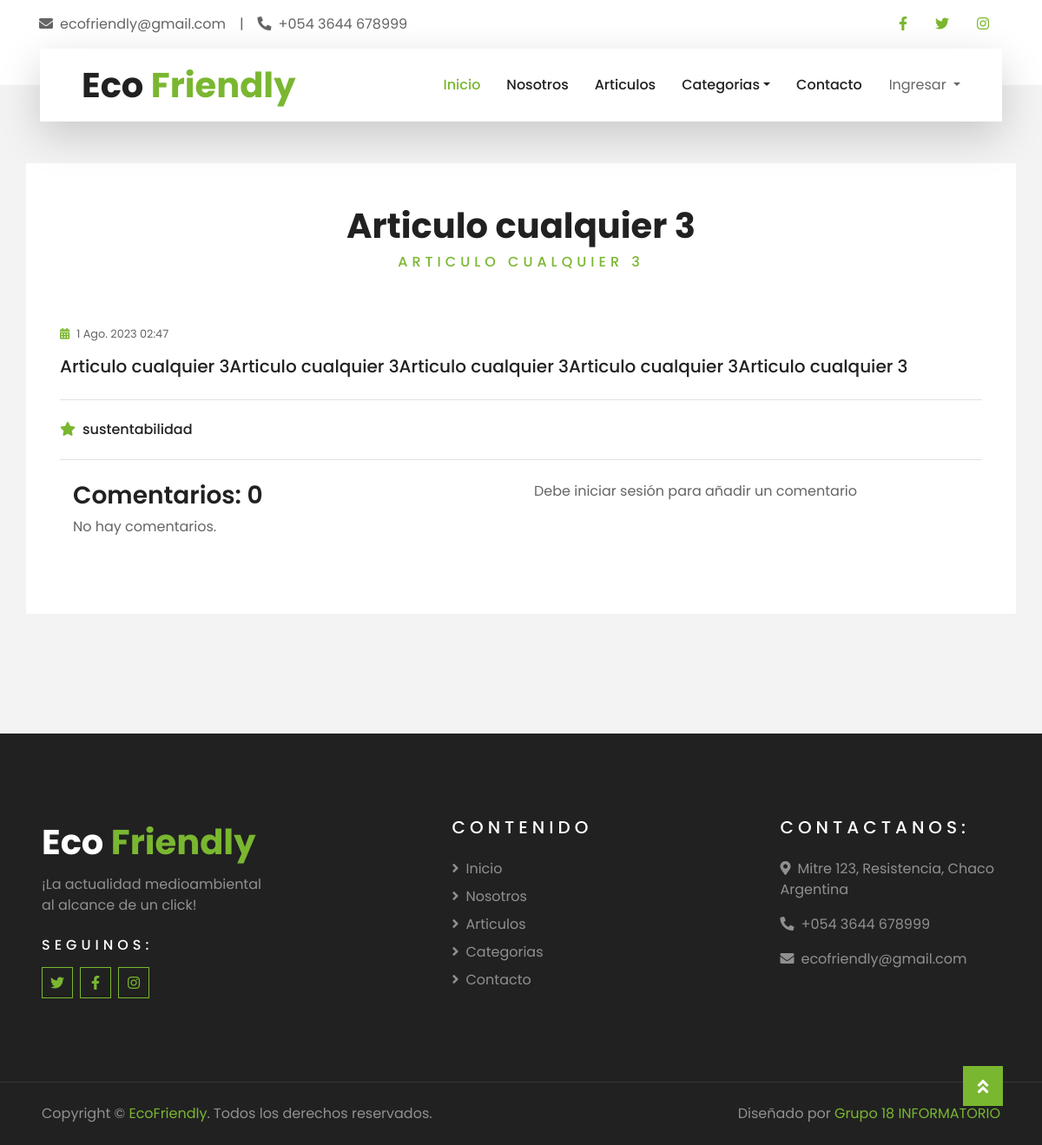
Page /posts/posts/4/ on the earlier database version.
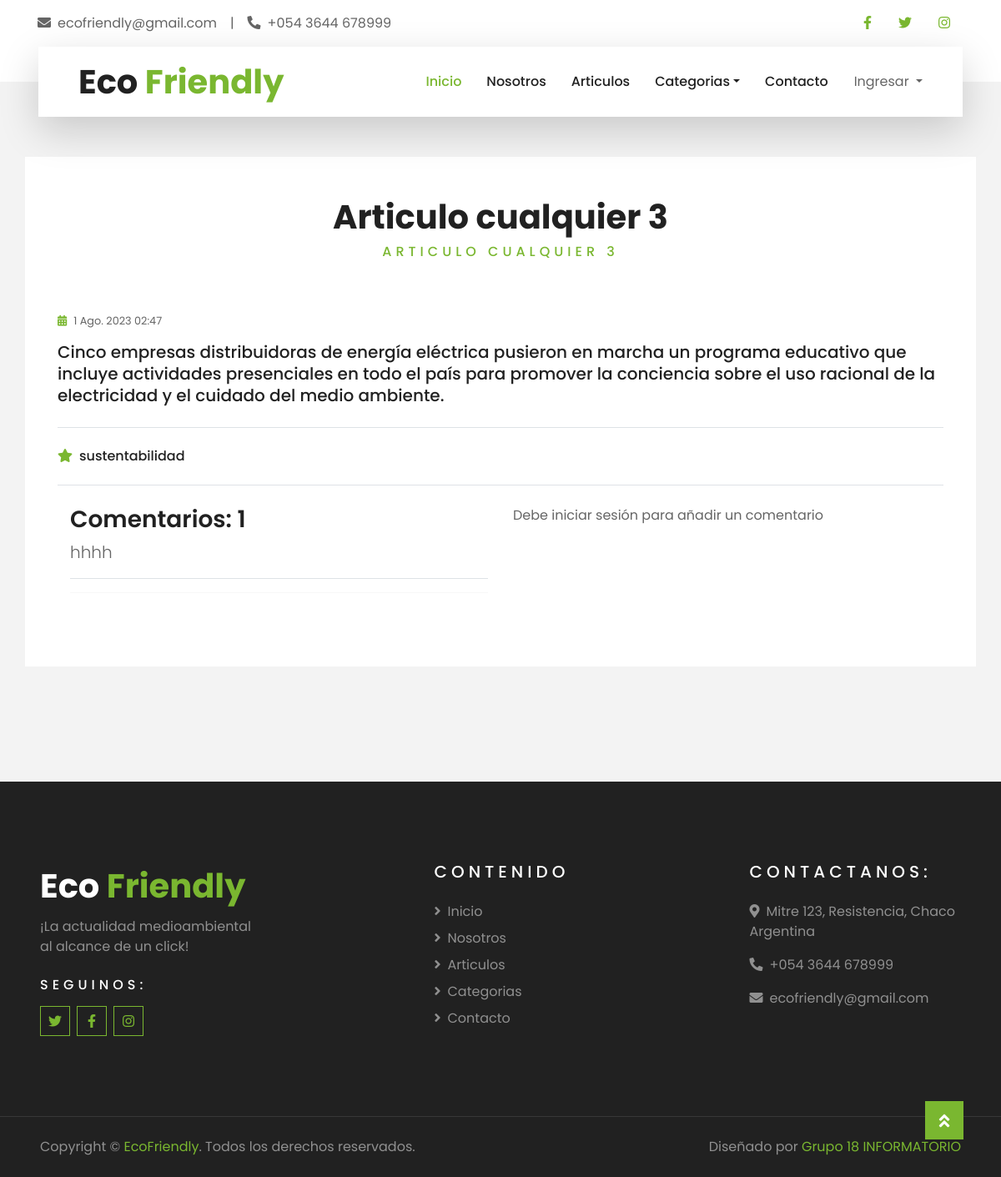
Same page on the later database version.
### apps/posts/models.py (models this page shows, shortened)
class Post(models.Model):
    titulo = models.CharField(max_length=50,null=False)
    subtitulo = models.CharField(max_length=100,null =False, blank=True)
    fecha = models.DateTimeField(auto_now_add=True)
    texto = models.TextField(null=False)
    activo = models.BooleanField(default=True)
    categoria = models.ForeignKey(Categoria, on_delete=models.SET_NULL, null=True, default='Sin categoria')
    imagen = models.ImageField(null=True, blank=True, upload_to='media', default='static/post_default.png')
    publicado = models.DateTimeField(default=timezone.now)
    autor = models.ForeignKey('usuarios.Usuario', null=True, on_delete=models.SET_NULL)
    class Meta:
        ordering = ('-publicado',)

class Categoria(models.Model):
    nombre =  models.CharField('Nombre', max_length=50, null=False)
    def __str__(self):
        return self.nombre

class Comment(models.Model):
    articulo = models.ForeignKey(Post, on_delete=models.CASCADE, related_name='comments')
    author = models.ForeignKey(settings.AUTH_USER_MODEL, on_delete=models.CASCADE, related_name='comments')
    text = models.TextField()
    created_at = models.DateTimeField(auto_now_add=True)

### apps/posts/views.py (the view)
# urls.py: path('posts/<int:id>/', PostDetailView.as_view(), name='post_individual'),
class PostDetailView(DetailView):
    model = Post
    template_name = 'posts/post_individual.html'
    context_object_name = 'post'
    pk_url_kwarg = 'id'
    queryset = Post.objects.all()
    def get_context_data(self, **kwargs):
        context = super().get_context_data(**kwargs)
        context["form"] = CommentForm()
        return context

### templates/posts/post_individual.html (shortened to what this page needs)
{% extends 'base.html' %}
{% load static %}
{% load crispy_forms_tags %}
{% block contenido %}
<div class="container-fluid py-5">
    <div class="container bg-white pt-5 pb-3">
        <div class="text-center mb-3 pb-3">
            <h1>{{post.titulo}}</h1>
            <h6 class="text-primary text-uppercase" style="letter-spacing: 5px;">{{post.subtitulo}}</h6>
        </div>
        <div class="row">
            <div class="col mb-4">
                <div class="mb-2">
                    <div class="p-4">
                        <div class="d-flex justify-content-between mb-3">
                            <small class="m-0"><i
                                    class="fa fa-calendar-alt text-primary mr-2"></i>{{post.fecha}}</small>
                        </div>
                        <a class="h5 text-decoration-none" href="">{{post.texto}}</a>
                        <div class="border-top mt-4 pt-4">
                            <div class="d-flex justify-content-between">
                                <h6 class="m-0"><i class="fa fa-star text-primary mr-2"></i>{{post.categoria}}
                                </h6>
                            </div>
                        </div>
                        <div class="border-top mt-4 pt-4">
                            <div class="d-flex justify-content-between">
                                {% include 'posts/comentarios/listado.html' %}
                                {% include 'posts/comentarios/comentar.html'%}
                            </div>
                        </div>
                    </div>
                </div>
            </div>
        </div>
    </div>
</div>
{% endblock %}

### templates/base.html (shortened to what this page needs)
{% load static %}
<!doctype html>
<html lang="es-ar">
<head>
    <link href="https://cdn.jsdelivr.net/npm/bootstrap@5.2.1/dist/css/bootstrap.min.css" rel="stylesheet"
>
    <link href="https://cdnjs.cloudflare.com/ajax/libs/font-awesome/5.10.0/css/all.min.css" rel="stylesheet">
    <link href="{% static 'lib/owlcarousel/assets/owl.carousel.min.css' %}" rel="stylesheet">
    <link href="{% static 'lib/tempusdominus/css/tempusdominus-bootstrap-4.min.css' %}" rel="stylesheet">
    <link href="{% static 'css/style.css' %}" rel="stylesheet">
    <link
    rel="stylesheet"
    href="https://cdnjs.cloudflare.com/ajax/libs/animate.css/4.1.1/animate.min.css"
  />
  <link rel="stylesheet" href="https://cdn.jsdelivr.net/npm/bootstrap-icons@1.10.5/font/bootstrap-icons.css">
</head>
<body>
    <header>
        <div class="container-fluid bg-light pt-3 d-none d-lg-block">
            <div class="container">
                <div class="row">
                    <div class="col-lg-6 text-center text-lg-left mb-2 mb-lg-0">
                        <div class="d-inline-flex align-items-center">
                            <p><i class="fa fa-envelope mr-2"></i>ecofriendly@gmail.com</p>
                            <p class="text-body px-3">|</p>
                            <p><i class="fa fa-phone-alt mr-2"></i>+054 3644 678999</p>
                        </div>
                    </div>
                    <div class="col-lg-6 text-center text-lg-right">
                        <div class="d-inline-flex align-items-center">
                            <a class="text-primary px-3" href="">
                                <i class="fab fa-facebook-f"></i>
                            </a>
                            <a class="text-primary px-3" href="">
                                <i class="fab fa-twitter"></i>
                            </a>
                            <a class="text-primary px-3" href="">
                                <i class="fab fa-instagram"></i>
                            </a>
                        </div>
                    </div>
                </div>
            </div>
        </div>
        <nav class="container-fluid position-relative nav-bar p-0">
            <div class="container-lg position-relative p-0 px-lg-3" style="z-index: 9;">
                <nav class="navbar navbar-expand-lg bg-light navbar-light shadow-lg py-3 py-lg-0 pl-3 pl-lg-5">
                    <a href="" class="navbar-brand">
                        <h1 class="m-0 text-primary"><span class="text-dark">Eco </span>Friendly</h1>
                    </a>
                    <div class="collapse navbar-collapse justify-content-between px-3" id="navbarCollapse">
                        <div class="navbar-nav ml-auto py-0">
                            <a href="{% url 'index' %}" class="nav-item nav-link active">Inicio</a>
                            <a href="{% url 'nosotros' %}" class="nav-item nav-link">Nosotros</a>
                            <a href="{% url 'posts:posts' %}" class="nav-item nav-link">Articulos</a>
                            <div class="nav-item dropdown">
                                <a href="#" class="nav-link dropdown-toggle" data-toggle="dropdown" aria-expanded="false">Categorias</a>
                            </div>
                            <a href="{% url 'apps.contacto:contacto' %}" class="nav-item nav-link">Contacto</a>
                        </div>
                                <div class="nav-item dropdown">
                                    <a href="#" class="nav-link dropdown-toggle" data-toggle="dropdown" aria-expanded="false">
                                        Ingresar
                                    </a>
                    </div>
                </nav>
            </div>
        </nav>
    </header>
    <main>
        {% block contenido %}
        {% endblock %}
    </main>
    <footer>
        <div class="container-fluid bg-dark text-white-50 py-5 px-sm-3 px-lg-5" style="margin-top: 90px;">
            <div class="row pt-5">
                <div class="col-lg-5 col-md-6 mb-5">
                    <a href="" class="navbar-brand">
                        <h1 class="text-primary"><span class="text-white">Eco </span>Friendly</h1>
                    </a>
                    <p>¡La actualidad medioambiental <br> al alcance de un click!</p>
                    <h6 class="text-white text-uppercase mt-4 mb-3" style="letter-spacing: 5px;">Seguinos:</h6>
                    <div class="d-flex justify-content-start">
                        <a class="btn btn-outline-primary btn-square mr-2" href="#"><i class="fab fa-twitter"></i></a>
                        <a class="btn btn-outline-primary btn-square mr-2" href="#"><i class="fab fa-facebook-f"></i></a>
                        <a class="btn btn-outline-primary btn-square" href="#"><i class="fab fa-instagram"></i></a>
                    </div>
                </div>
                <div class="col-lg-4 col-md-6 mb-5">
                    <h5 class="text-white text-uppercase mb-4" style="letter-spacing: 5px;">Contenido</h5>
                    <div class="d-flex flex-column justify-content-start">
                        <a class="text-white-50 mb-2" href="#"><i class="fa fa-angle-right mr-2"></i>Inicio</a>
                        <a class="text-white-50 mb-2" href="{% url 'nosotros' %}"><i class="fa fa-angle-right mr-2"></i>Nosotros</a>
                        <a class="text-white-50 mb-2" href="#"><i class="fa fa-angle-right mr-2"></i>Articulos</a>
                        <a class="text-white-50 mb-2" href="#"><i class="fa fa-angle-right mr-2"></i>Categorias</a>
                        <a class="text-white-50 mb-2" href="#"><i class="fa fa-angle-right mr-2"></i>Contacto</a>
                    </div>
                </div>
                <div class="col-lg-3 col-md-6 mb-5">
                    <h5 class="text-white text-uppercase mb-4" style="letter-spacing: 5px;">Contactanos:</h5>
                    <p><i class="fa fa-map-marker-alt mr-2"></i>Mitre 123, Resistencia, Chaco Argentina</p>
                    <p><i class="fa fa-phone-alt mr-2"></i>+054 3644 678999</p>
                    <p><i class="fa fa-envelope mr-2"></i>ecofriendly@gmail.com</p>
                </div>
            </div>
        </div>
        <div class="container-fluid bg-dark text-white border-top py-4 px-sm-3 px-md-5" style="border-color: rgba(256, 256, 256, .1) !important;">
            <div class="row">
                <div class="col-lg-6 text-center text-md-left mb-3 mb-md-0">
                    <p class="m-0 text-white-50">Copyright © <a href="#">EcoFriendly</a>. Todos los derechos reservados.
                    </p>
                </div>
                <div class="col-lg-6 text-center text-md-right">
                    <p class="m-0 text-white-50">Diseñado por <a href="#">Grupo 18 INFORMATORIO</a>
                    </p>
                </div>
            </div>
        </div>
        <a href="#" class="btn btn-lg btn-primary btn-lg-square back-to-top" style="display: inline;"><i class="fa fa-angle-double-up"></i></a>
    </footer>
</body>
</html>

### templates/posts/comentarios/listado.html (shortened to what this page needs)
<div class="col">
    <h3>Comentarios: {{post.comments.all|length}}</h3>
    {% for comment in post.comments.all %}
    <div class="border-bottom ">
        <p class="lead">{{ comment.text }}</p>
    </div>
    <hr>
    {% empty %}
    <p>No hay comentarios.</p>
    {% endfor %}
</div>

### templates/posts/comentarios/comentar.html
<div class="col">
    {% if user.is_authenticated %}
    <h3>Añadir Comentario</h3>
    <form method="POST" action="{{post.get_add_comment_url}}">
        {% csrf_token %}
        <div class="mb-3">
            {{ form }}
        </div>
        <button class="btn btn-primary" type="submit">Enviar</button>
    </form>
    {% else %}
    <p>Debe iniciar sesión para añadir un comentario</p>
    {% endif %}
</div>

Differences in the rows shown:
changed Post "Articulo cualquier 3": texto "Articulo cualquier 3Articulo cualquier 3Articulo cualquier 3Articulo cualquier 3Articulo cualquier 3" → "Cinco empresas distribuidoras de energía eléctrica pusieron en marcha un programa educativo que incluye actividades presenciales en todo el país para promover la conciencia sobre el uso racional de la electricidad y el cuidado del medio ambiente."; comments.all|length "0" → "1"
added Comment: text "hhhh"
Other differences:
text no longer shown: "No hay comentarios."
